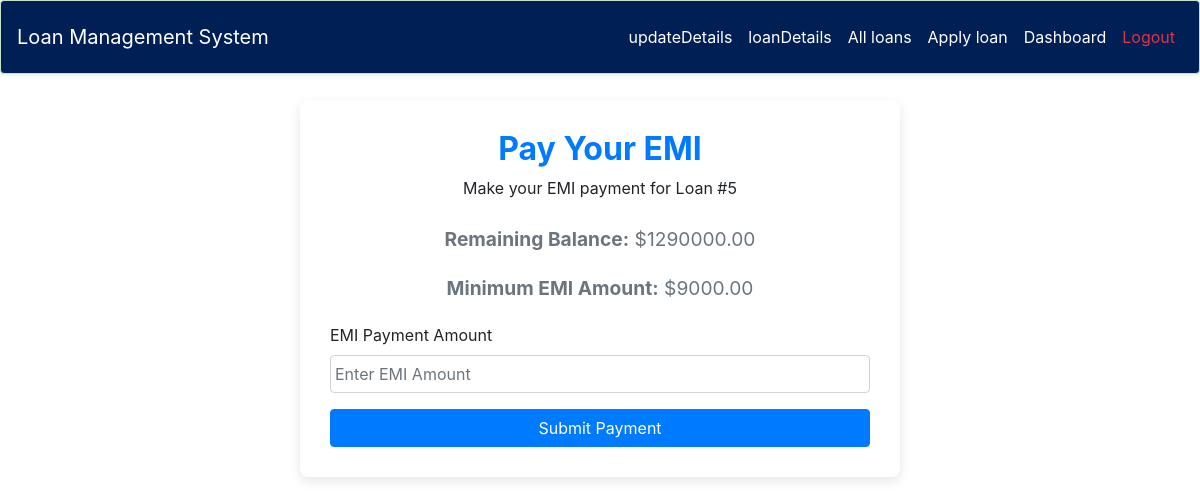
Screenshot of /customer/pay-emi/5 (signed in) with the database file from the repository.
### lms/models.py (models this page shows, shortened)
class Loan(models.Model):
    STATUS_CHOICES = [
        ('PENDING','Pending'),
        ('ACTIVE', 'Active'),
        ('CLOSED', 'Closed'),
        ('OVERDUE', 'Overdue'),
    ]
    application = models.OneToOneField(LoanApplication, on_delete=models.CASCADE)
    start_date = models.DateField(auto_now_add=True)
    loan_term_months = models.IntegerField()
    total_amount = models.DecimalField(max_digits=15, decimal_places=2)
    remaining_balance = models.DecimalField(max_digits=15, decimal_places=2)
    emi_amount = models.DecimalField(max_digits=10, decimal_places=2)
    status = models.CharField(max_length=10, choices=STATUS_CHOICES, default='PENDING')

### customer/views.py (the view, shortened to what this page needs)
# urls.py: path('pay-emi/<int:pk>', views.pay_emi_view,name='pay_emi'),
@login_required(login_url='login_page')
def pay_emi_view(request, pk):
    data = {}
    try:
        customer = CMODEL.Customer.objects.get(user= request.user)
        loan_customer = LMODEL.LoanCustomer.objects.get(customer = customer)
        data['customer'] = customer
        data['loan_customer'] = loan_customer
        loan = LMODEL.Loan.objects.get(id=pk)
        data['loan'] = loan
    except PaymentException as e:
        messages.error(request, str(e))
    except Exception as e:
        messages.error(request, "unable to make payment")
    data['form'] = LFORM.EMIPaymentForm()
    return render(request, 'lms/emi_transaction.html', context= data)

### lms/forms.py
class EMIPaymentForm(forms.ModelForm):
    class Meta:
        model = EMI
        fields = ['amount_paid']
        widgets = {
            'amount_paid': forms.NumberInput(attrs={
                'class': 'form-control',
                'placeholder': 'Enter EMI payment amount',
                'min': '0',
                'step': '0.01'
            }),
        }
    """ def clean_amount_paid(self):
        amount_paid = self.cleaned_data['amount_paid']
        loan = self.instance.loan

        # Ensure the amount is less than or equal to the remaining balance
        if amount_paid > loan.remaining_balance:
            raise forms.ValidationError("The payment cannot exceed the remaining balance.")
        return amount_paid """

### templates/lms/emi_transaction.html (shortened to what this page needs)
{% load widget_tweaks %}
<!DOCTYPE html>
<html lang="en">
<head>
    <link href="https://cdn.jsdelivr.net/npm/bootstrap@5.3.0-alpha1/dist/css/bootstrap.min.css" rel="stylesheet">
</head>
<body style="margin-top:100px">
    {% include 'customer/navbar.html' %}
    <div class="emi-form-container">
        <div class="form-header">
            <h2>Pay Your EMI</h2>
            <p>Make your EMI payment for Loan #{{ loan.id }}</p>
        </div>
        <div class="balance-info">
            <p class="text-secondary"><strong>Remaining Balance:</strong> ${{ loan.remaining_balance }}</p>
        </div>
        <div class="balance-info">
            <p class="text-secondary"><strong>Minimum EMI Amount:</strong> ${{ loan.emi_amount }}</p>
        </div>
        <form method="post">
            <div class="form-group">
                <label for="amount_paid">EMI Payment Amount</label>
                {% render_field form.amount_paid|attr:'required:true'  class="form-control p-1" placeholder="Enter EMI Amount" %}
            </div>
            <button type="submit" class="btn btn-primary w-100">Submit Payment</button>
        </form>
    </div>
</body>
</html>

### templates/lms/emi_transaction.html (style rules this page uses)
body { background-color: #f8f9fa; font-family: 'Roboto', sans-serif; }
.emi-form-container { max-width: 600px; margin: 50px auto; background-color: #fff; padding: 30px; border-radius: 8px; box-shadow: 0 4px 12px rgba(0, 0, 0, 0.1); }
.form-header { text-align: center; margin-bottom: 25px; }
.form-header h2 { color: #007bff; font-weight: bold; }
.form-group { margin-bottom: 20px; }
.balance-info { text-align: center; font-size: 1.2rem; margin-bottom: 20px; }

### rows the page displays
Loan: id "5", remaining_balance "1290000.00", emi_amount "9000.00"
